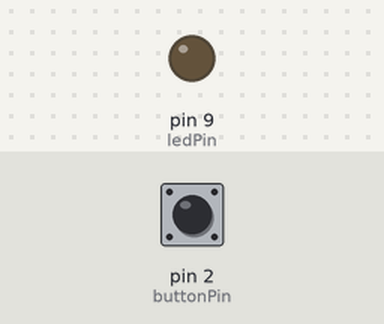
The sketch below on a simulated Arduino Uno, built with avr-gcc and run on an emulated ATmega328P. Parts: output pins drawn as LEDs (lit = HIGH). Dashed ring = blinking. The test bench sets the inputs (shaded band); at power-on: pin 2 (buttonPin) LOW.

Above: at 1.2 s.
1.3 s: pin 2 (buttonPin) pulled HIGH for 0.15 s
At 1.8 s:
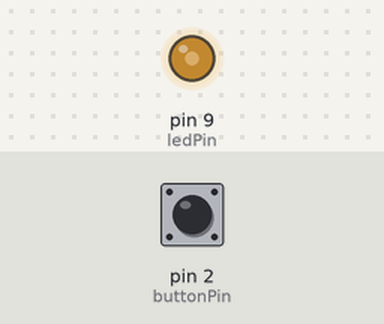
2.9 s: pin 2 (buttonPin) pulled HIGH for 1 s
At 4.2 s:
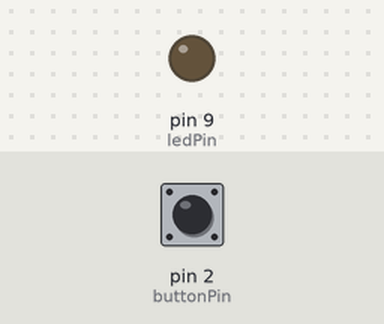
5.4 s: pin 2 (buttonPin) pulled HIGH for 3.2 s
At 6.1 s:
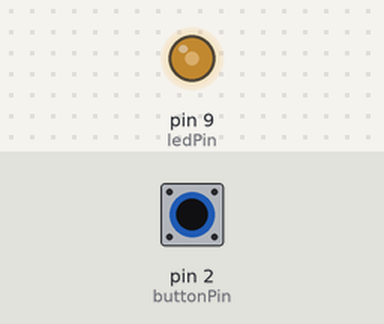
10.1 s: pin 2 (buttonPin) pulsed HIGH 5 times (0.12 s each, 0.3 s apart)
At 10.6 s:
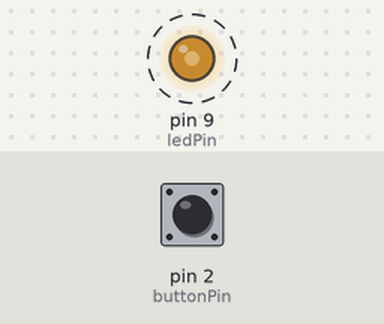
13.1 s: pin 2 (buttonPin) pulled HIGH for 0.15 s
At 14.4 s:
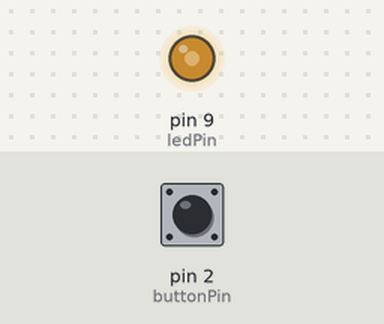
Timing chart, 0 to 15.7 s (numbered marks = the images above; inputs shaded):
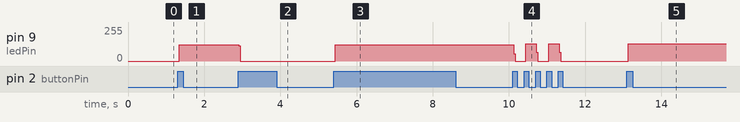

Measured:
- after the input at 1.3 s, pin 9 (ledPin): 0/255 → 121/255 at once
- after the input at 2.9 s, pin 9 (ledPin): 121/255 → 0/255 at once
- after the input at 5.4 s, pin 9 (ledPin): 0/255 → 121/255 at once
- after the input at 10.1 s, pin 9 (ledPin): alternates 130/255 for 0.28 s and 0/255 for 0.32 s, 5 changes in all, then stays 0/255, starting at once
- after the input at 13.1 s, pin 9 (ledPin): 0/255 → 130/255 at once

The sketch:

fade_off.ino
```cpp
// constants won't change. They're used here to set pin numbers:
const int buttonPin = 2;     // the number of the pushbutton pin
const int ledPin =  9;      // the number of the LED pin


int ledState = HIGH;   // variable for reading the LED status
int buttonState = 0;   // variable for reading the BUTTON status
int previousButtonState = LOW;    //variable for previous button status
long time = 0;         //time is in milliseconds
long debounce = 200;   //the debounce time, increase if output flickers
int mode = 0;

int brightness = 0;   // how bright the LED is
int fadeAmount = 5;   // how many points to fade the LED by

void setup()
{
  // initialize the LED pin as an output:
  pinMode(ledPin, OUTPUT);
  // initialize the pushbutton pin as an input:
  pinMode(buttonPin, INPUT);
}

void loop()
{
 buttonState = digitalRead(buttonPin);
     //if button changed state wait a bit to ignore the noise on the circuit keep track of it through time
  if (buttonState == HIGH && previousButtonState == LOW && millis() - time > debounce) {
    mode++;
    if(mode > 1) mode = 0;
    if (mode == 1) {
      if (ledState == LOW) brightness = 0;
      else brightness == 255;
      }
    time = millis();
    }
    if (mode == 0) {
      //turn LED OFF
    ledState = LOW;
    digitalWrite(ledPin, ledState);
    }
  if(mode == 1){
     // turn LED on and change the brightness for each time through the loop:
    brightness = brightness + fadeAmount;
    analogWrite(ledPin, brightness);
    // reverse the direction of the fading at the ends of the fade:
    if (brightness <= 0 || brightness >= 255) {
      fadeAmount = -fadeAmount;
     }
  }

  previousButtonState = buttonState;
}
```
